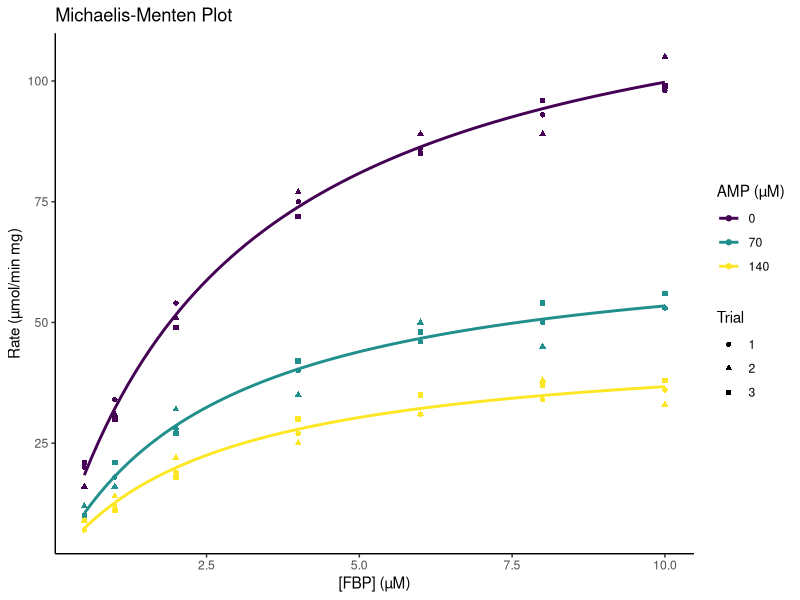
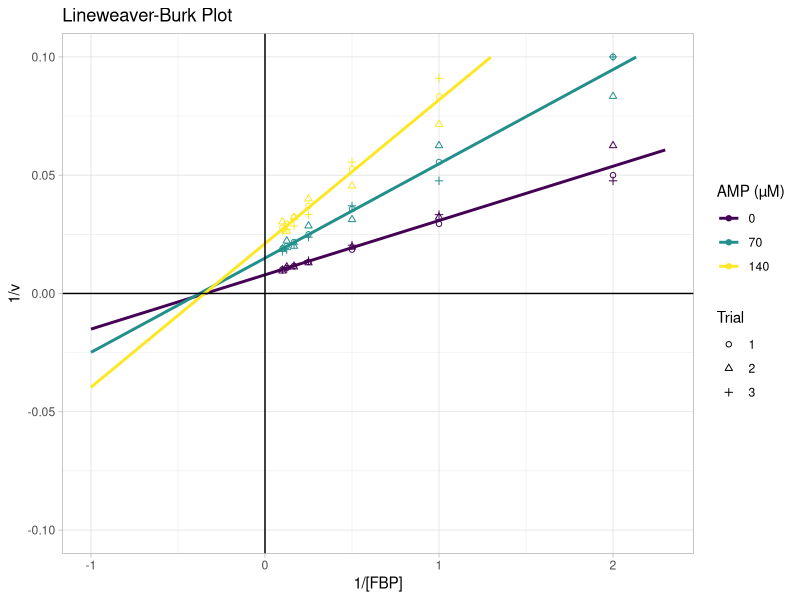

Write the R code that produced these figures, in order.
########################
##      Libraries     ##
########################

## Nice little function that I found that will install packages if they are not 
## installed.

{
  ipak <- function(pkg){
    
    new.pkg <- pkg[!(pkg %in% installed.packages()[, "Package"])]
    
    if (length(new.pkg)) 
      
      install.packages(new.pkg, dependencies = TRUE)
    
    sapply(pkg, require, character.only = TRUE)
    
  }
  
  libs <- c("ggplot2", 
            "gridExtra",
            "ggthemes")
  
  ipak(libs) ## Installs and loads all packages listed in "libs".
  libs <- NULL ##Clear the memory.
}


#################
##  Load Data  ##
#################

mData <- read.csv("part2_data.csv", header = T, sep = ",")
mData$Trial <- factor(mData$Trial)
mData$AMP <- factor(mData$AMP)

################
## Plot Data  ##
################

## Michaelis-Menten

nlsModel2 <- nls(rate ~ (Vm * FBP) / (Km + FBP), 
                 start = list(Vm = 100, Km = 2.5),
                 data = mData)

nlsModel0 <- nls(rate ~ (Vm * FBP) / (Km + FBP), 
                 start = list(Vm = 100, Km = 2.5),
                 data = subset(mData, AMP == 0))

nlsModel70 <- nls(rate ~ (Vm * FBP) / (Km + FBP), 
                 start = list(Vm = 50, Km = 2.5),
                 data = subset(mData, AMP == 70))

nlsModel140 <- nls(rate ~ (Vm * FBP) / (Km + FBP), 
                 start = list(Vm = 30, Km = 2.5),
                 data = subset(mData, AMP == 140))

mmPlot <- ggplot(data = mData, aes(x = FBP, y = rate,  colour = AMP)) +
  geom_point(aes(shape = Trial)) +
  labs(title = "Michaelis-Menten Plot",
       x = "[FBP] (µM)",
       y = "Rate (µmol/min mg)")+ 
  geom_smooth(method = "nls",
              formula = y ~ (Vm * x) / (Km + x),
              method.args = list(start = c(Vm = coef(nlsModel2)[[1]],
                                           Km = coef(nlsModel2)[[2]])),
              se = F) +
  theme_classic() +
  scale_colour_viridis_d("AMP (µM)", option = "D")


mmPlot


## Lineweaver-Burk Plot

recipDat <- data.frame(recipRate = sapply(mData$rate, function(x) return(1/x)),
                       recipConc = sapply(mData$FBP, function(x) return(1/x)),
                       Trial = mData$Trial,
                       AMP = mData$AMP)

##Linear Models for Lineweaver-Burks
{
lbModel0 <- lm(formula = recipRate ~ recipConc, 
               data = subset(recipDat, AMP == 0))

lbModel70 <- lm(formula = recipRate ~ recipConc, 
                data = subset(recipDat, AMP == 70))

lbModel140 <- lm(formula = recipRate ~ recipConc, 
                data = subset(recipDat, AMP == 140))
}

##Calculations for LB
{
  ## Model 0
  ## vmax
  Vmax0 <- 1/coef(lbModel0)[[1]]
  Vmax0
  ## Km
  Km0 <- coef(lbModel0)[[2]]*Vmax0
  Km0
  
  ## Model 70
  ## vmax
  Vmax70 <- 1/coef(lbModel70)[[1]]
  Vmax70
  ## Km
  Km70 <- coef(lbModel70)[[2]]*Vmax70
  Km70
  
  ## Model 140
  ## vmax
  Vmax140 <- 1/coef(lbModel140)[[1]]
  Vmax140
  ## Km
  Km140 <- coef(lbModel140)[[2]]*Vmax140
  Km140
}

lbPlot <- ggplot(data = recipDat, 
                 aes(x = recipConc, 
                     y = recipRate, 
                     colour = AMP)) +
  geom_point(aes(shape = Trial)) +
  geom_smooth(method = "glm",
              se = F,
              fullrange = T) +
  labs(title = "Lineweaver-Burk Plot",
       x = "1/[FBP]",
       y = "1/v") +
  lims(x = c(-1, 2.3),
       y = c(-0.1, 0.1)) +
  theme_light() +
  geom_hline(yintercept = 0) +
  geom_vline(xintercept = 0) +
  scale_shape_manual(values = c(1, 2, 3),
                     labels = c("1", "2", "3"),
                     name = "Trial") +
  scale_colour_viridis_d("AMP (µM)")

lbPlot